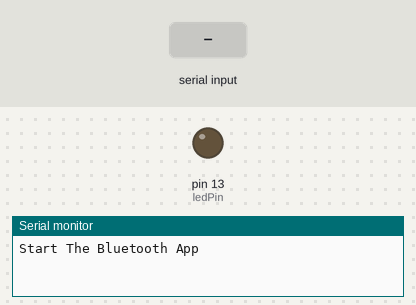
Recording of a sketch running on a simulated Arduino Uno, built with avr-gcc and run on an emulated ATmega328P. On the bench: output pins drawn as LEDs (lit = HIGH), the last lines printed to the serial monitor. The inputs (shaded band) are chosen by the test bench.

Above: at 1.2 s.
1.3 s: "a" received over the second serial link
At 2.1 s:
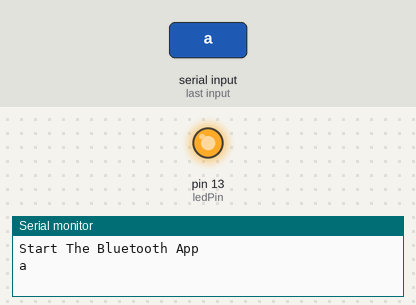
2.8 s: "b" received over the second serial link
At 3.2 s:
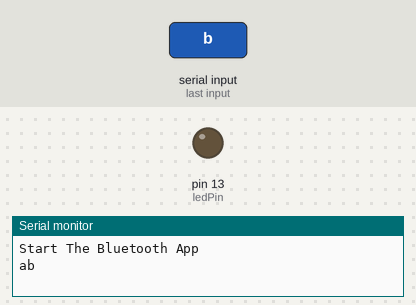
Timing chart, 0 to 5.8 s (numbered marks = the images above; inputs shaded):
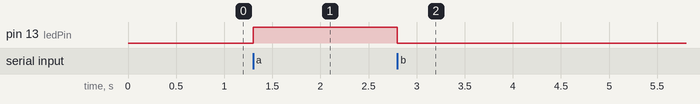

The sketch:

02_hc_06_example.ino
```cpp
#include <SoftwareSerial.h>

//블루투스 핀
const int btTXD = 2;
const int btRXD = 3;
//LED 핀
const int ledPin = 13;

//블루투스용 소프트웨어 시리얼 포트 설정
SoftwareSerial btSerial(btTXD, btRXD);

void setup() {
//모니터 프로그램 셋팅 및 시작
  Serial.begin(9600);

  //블루투스 시리얼 셋팅 및 시작
  btSerial.begin(9600);

  //LED 포트 설정
  pinMode(ledPin, OUTPUT);

  //시작을 알림.
  Serial.println("Start The Bluetooth App");
}

void loop() {
  //블루투스로 데이터가 들어온 것이 있다면
  if(btSerial.available()){
      //ch 변수에 블루투스로 받은 데이터 저장
      int ch = btSerial.read();

      //데이터 화면에 표시
      Serial.write(ch);

      //데이터가 a이면 LED ON
      if(ch == 'a'){
        //LED ON
        digitalWrite(ledPin, HIGH);
        //스마트폰에 LED ON 메시지 보냄.
        btSerial.println("LED ON");
      }
      //데이터가 b이면 LED OFF
      else if(ch == 'b'){
        //LED OFF
        digitalWrite(ledPin, LOW);
        //스마트폰에 LED OFF 메시지 보냄.
        btSerial.println("LED OFF");
      }
  }
}
```

Measured:
- after the input at 1.3 s, pin 13 (ledPin): LOW → HIGH at once
- after the input at 2.8 s, pin 13 (ledPin): HIGH → LOW at once
